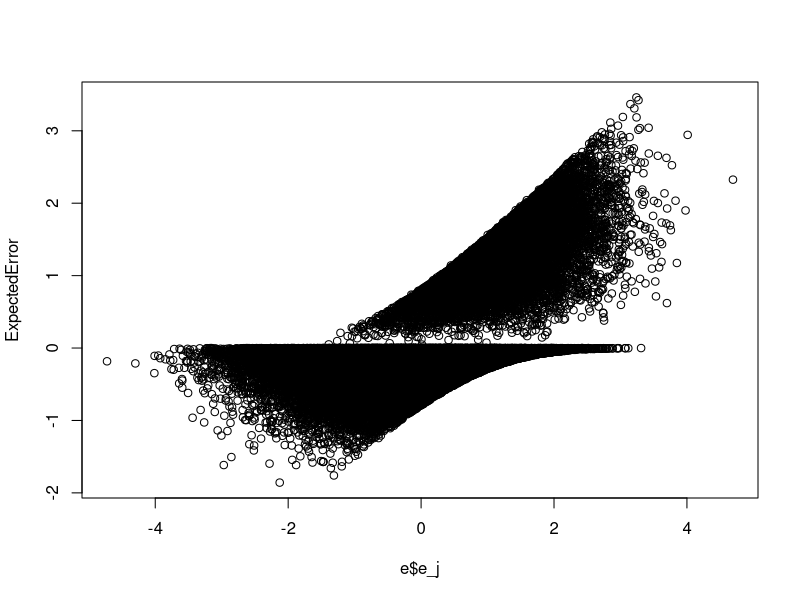
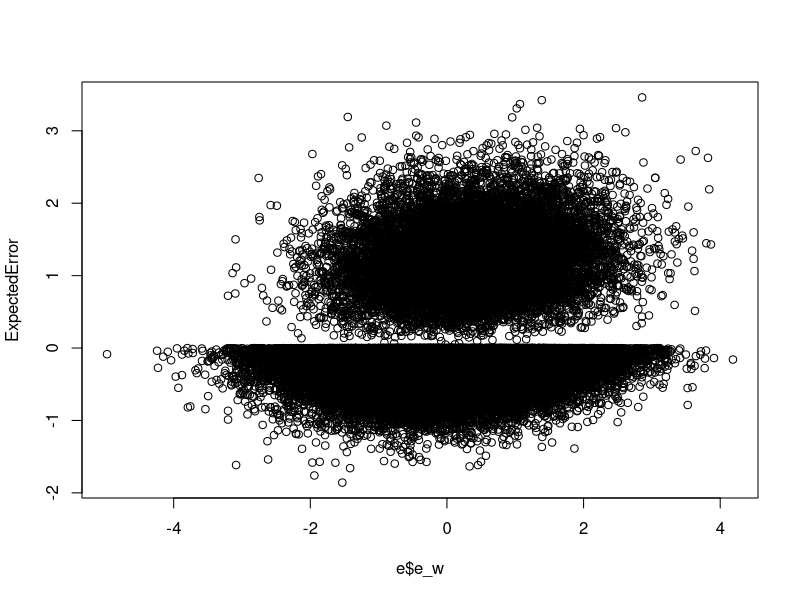

These charts were generated, in order, by the following R code:
#########################################################################################
#########################################################################################
##
## DEMONSTRATION OF IV AND CONTROL FUNCTION METHODS
##
## Author: Nick Mader
##
## Description: This code is a simple demonstration of the use and implementation of IV
## and Control Function estimation procedures
##
## Model: Our model, using names for our hypothetical variables for familiarity rather than generalizability, is:
##
##              wage = 5 + 1.0*JobTraining + 0.3*Act_Rel + e_w
##       JobTraining = 1[-1 + 0.2*Act_Rel - 0.4*Dist_Mi + e_j > 0]
##   
##  where e_w and e_j are correlated since we can't control for motivation, and since  motivation will determine both
##  wages and JobTraining. Note that, for interpretive simplicity, "Act_Dev", is interpreted as the relative difference
##  between one's Act score and the average Act.
##
## Notes on control function approach: E[w|X, Z, D] = E[XB + aD + e_w | X, Z, D]= XB + aD + E[e_w | X, Z, D]
##                                                  = XB + aD + D*(E[e_w | X, Z, D=1]) + (1-D)*(E[e_w | X, Z, D=0])
##                                                  = XB + aD + D*(E[e_w | e_j > -ZG]) + (1-D)*(E[e_w | e_j < -ZG])
##
##  See http://en.wikipedia.org/wiki/Inverse_Mills_ratio for constructions of thesee expectations terms.
##
#########################################################################################
#########################################################################################

#-------#
# Setup #
#-------#
  library("MASS") # gets us mvrnorm for drawing multivariate random normal errors
  rm(list=ls())

#---------------#
# Generate Data #
#---------------#
  
  n <- 100000 # Picked a large sample size to get enough precision to comfortably confirm cases when we have obtained the correct parameter estimates
  e_mu <- as.vector(c(0, 0))
  e_sig <- matrix(c(1.0, 0.3, 0.3, 1.0), nrow = 2)
  e <- data.frame(mvrnorm(n, e_mu, e_sig))
  names(e) <- c("e_w", "e_j")
  Act_Rel <- rnorm(n, 0, 4)
  Dist_Mi <- exp(rnorm(n, 0, 0.3))

  JobTraining <- 1*(-1 + 0.2*Act_Rel - 0.4*Dist_Mi + e$e_j > 0)
  wage <- 9 + 1.0*JobTraining + 0.3*Act_Rel + e$e_w

#------------------------#
# Run Various Estimation #
#------------------------#
  
  ### OLS - gives biased estimate of the JobTraining effect -- it's getting
    # credit for being confused with people's motivation!

      summary(lm(wage ~ JobTraining + Act_Rel)) # The estimated effect of training is ~1.5 but should be 1.0
  
  ### IV - instead of using observed JobTraing, IV bases our estimate on the
    # predicted value based on use of an instrumental variable

    # First stage - predict JobTraining using only exogenous predictors
      FirstStage <- glm(JobTraining ~ Act_Rel + Dist_Mi, family = binomial(link="probit"))
      summary(FirstStage)

      ZG_hat <- predict(FirstStage)
      JobTraining_pred <- pnorm(ZG_hat)
      
    # Second stage - use JobTraining, as predicted by controls plus the instrument
      summary(lm(wage ~ JobTraining_pred + Act_Rel))
        # Bias in the estimated effect is gone, but note that the level of statistical significance on the effect
        # is much lower than under OLS. Unlike before, we're only using the portion of variation in training that
        # can be explained by exogenous factors (and we're throwing out the rest), giving us less "identifying"
        # variation in treatment.
    
  ### Control function approach
    InvMills_D1 <-  ifelse(JobTraining==1,  dnorm(-ZG_hat)/(1-pnorm(-ZG_hat)), 0)
    InvMills_D0 <-  ifelse(JobTraining==0, -dnorm(-ZG_hat)/(  pnorm(-ZG_hat)), 0)
    ExpectedError <- ifelse(JobTraining==1, InvMills_D1, InvMills_D0)
      plot(e$e_j, ExpectedError)
      plot(e$e_w, ExpectedError)

    summary(lm(wage ~ JobTraining + Act_Rel + ExpectedError))
      # Again, we get an unbiased estimate of the effect of training, this time by directly accounting for the
      # expected influence of motivation, rather than looking for explanations of training that have nothing to
      # do with motivation (which is what IV does).
      #
      # In this case, we're getting stronger statistical significance with the control function approach (making
      # it a more "efficient" estimation procedure; i.e., it has gotten more statistical precision using no
      # additional resources). However, one advantage that this particular case has which may not always be true
      # is that this particular control function approach that I've taken assumes multivariate normality between
      # the two errors, which we know is true by how the data were constructed. The less appropriate that assumption
      # is, the worse this control function approach will perform, motivating us to use more general methods.





